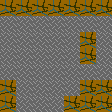

This is a level from a 2D game, rendered from its Tiled map with the project's own tilesets. A one-line summary and the complete map file follow:
An orthogonal 7x7 tile map with 16x16 px tiles, 1 tile layer (Tile Layer 1), 2 tilesets and 4 objects (player16).

<map version="1.10" tiledversion="1.11.0" orientation="orthogonal" renderorder="right-down" width="7" height="7" tilewidth="16" tileheight="16" infinite="0" nextlayerid="3" nextobjectid="9">
 <tileset firstgid="1" source="../../../../tools/soko/templateTiledProject/tilesheet.tsx" />
 <tileset firstgid="65" source="../../../../tools/soko/templateTiledProject/soko_entities.tsx" />
 <layer id="1" name="Tile Layer 1" width="7" height="7">
  <data encoding="csv">
1,1,1,1,1,1,1,
2,2,2,2,2,2,2,
2,2,2,2,2,1,2,
2,2,2,2,2,1,2,
2,2,2,2,2,2,2,
1,2,2,2,2,1,1,
1,2,2,2,1,1,1
</data>
 </layer>
 <objectgroup id="2" name="entities">
  <object id="1" name="player16" gid="65" x="32" y="64" width="16" height="16">
   <properties>
    <property name="gamemode" value="SOKO_EULER" />
   </properties>
  </object>
  <object id="5" gid="66" x="32" y="80" width="16" height="16" />
  <object id="6" gid="66" x="16" y="80" width="16" height="16" />
  <object id="7" gid="66" x="48" y="64" width="16" height="16" />
 </objectgroup>
</map>
